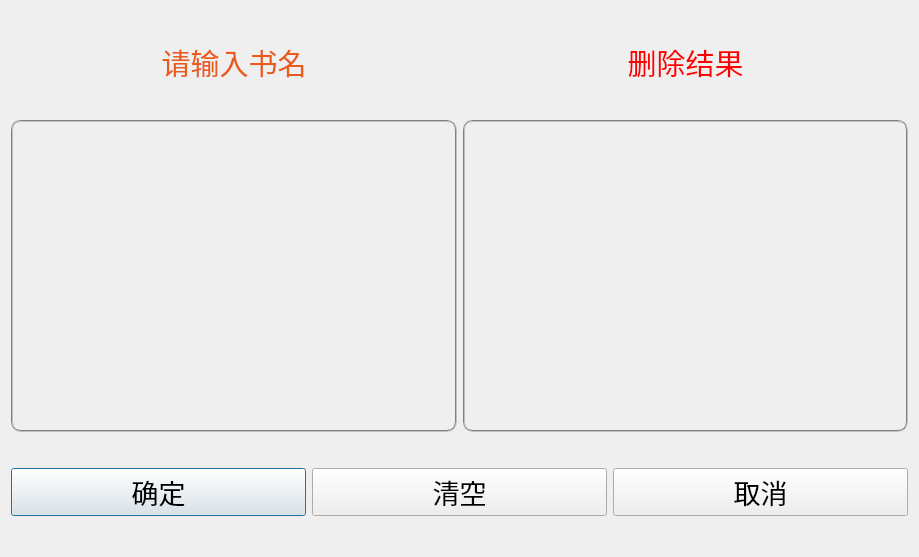
<?xml version="1.0" encoding="UTF-8"?>
<ui version="4.0">
 <class>deletedialog</class>
 <widget class="QDialog" name="deletedialog">
  <property name="geometry">
   <rect>
    <x>0</x>
    <y>0</y>
    <width>919</width>
    <height>557</height>
   </rect>
  </property>
  <property name="windowTitle">
   <string>删除</string>
  </property>
  <property name="windowIcon">
   <iconset resource="appico.qrc">
    <normaloff>:/btn.png</normaloff>:/btn.png</iconset>
  </property>
  <property name="styleSheet">
   <string notr="true">#deletedialog{border-image: url(:/新前缀/cb8065380cd79123b53fe4beae345982b3b78018.jpg);}</string>
  </property>
  <layout class="QVBoxLayout" name="verticalLayout_2">
   <item>
    <spacer name="verticalSpacer_3">
     <property name="orientation">
      <enum>Qt::Vertical</enum>
     </property>
     <property name="sizeType">
      <enum>QSizePolicy::Fixed</enum>
     </property>
     <property name="sizeHint" stdset="0">
      <size>
       <width>20</width>
       <height>30</height>
      </size>
     </property>
    </spacer>
   </item>
   <item>
    <layout class="QVBoxLayout" name="verticalLayout">
     <item>
      <layout class="QHBoxLayout" name="horizontalLayout_2">
       <item>
        <widget class="QLabel" name="label">
         <property name="text">
          <string>&lt;html&gt;&lt;head/&gt;&lt;body&gt;&lt;p align=&quot;center&quot;&gt;&lt;span style=&quot; font-size:22pt; color:#e85b1a;&quot;&gt;请输入书名&lt;/span&gt;&lt;/p&gt;&lt;/body&gt;&lt;/html&gt;</string>
         </property>
        </widget>
       </item>
       <item>
        <widget class="QLabel" name="label_3">
         <property name="text">
          <string>&lt;html&gt;&lt;head/&gt;&lt;body&gt;&lt;p align=&quot;center&quot;&gt;&lt;span style=&quot; font-size:22pt; color:#ff0000;&quot;&gt;删除结果&lt;/span&gt;&lt;/p&gt;&lt;/body&gt;&lt;/html&gt;</string>
         </property>
        </widget>
       </item>
      </layout>
     </item>
     <item>
      <spacer name="verticalSpacer">
       <property name="orientation">
        <enum>Qt::Vertical</enum>
       </property>
       <property name="sizeType">
        <enum>QSizePolicy::Fixed</enum>
       </property>
       <property name="sizeHint" stdset="0">
        <size>
         <width>20</width>
         <height>30</height>
        </size>
       </property>
      </spacer>
     </item>
     <item>
      <layout class="QHBoxLayout" name="horizontalLayout_3">
       <item>
        <widget class="QTextEdit" name="textEdit">
         <property name="font">
          <font>
           <family>等线</family>
           <pointsize>16</pointsize>
          </font>
         </property>
         <property name="styleSheet">
          <string notr="true">background:transparent;color:white;
border:2px groove gray;border-radius:10px;padding:2px 4px</string>
         </property>
        </widget>
       </item>
       <item>
        <widget class="QListView" name="resultline">
         <property name="font">
          <font>
           <family>等线</family>
           <pointsize>16</pointsize>
          </font>
         </property>
         <property name="styleSheet">
          <string notr="true">background:transparent;color:white;border:2px groove gray;border-radius:10px;padding:2px 4px</string>
         </property>
        </widget>
       </item>
      </layout>
     </item>
     <item>
      <spacer name="verticalSpacer_2">
       <property name="orientation">
        <enum>Qt::Vertical</enum>
       </property>
       <property name="sizeType">
        <enum>QSizePolicy::Fixed</enum>
       </property>
       <property name="sizeHint" stdset="0">
        <size>
         <width>20</width>
         <height>30</height>
        </size>
       </property>
      </spacer>
     </item>
     <item>
      <layout class="QHBoxLayout" name="horizontalLayout">
       <item>
        <widget class="QPushButton" name="pushButton">
         <property name="font">
          <font>
           <family>黑体</family>
           <pointsize>20</pointsize>
          </font>
         </property>
         <property name="styleSheet">
          <string notr="true">QPushButton#pushButton
{
border-color:white;
border-image: url(:/按钮.PNG);
}
QPushButton#pushButton:hover
{
color:white;
border-image: url(:/按钮.PNG);
}
QPushButton#pushButton:pressed
{
color:blue;
border-image: url(:/按钮.PNG);
border:transparent;
}</string>
         </property>
         <property name="text">
          <string>确定</string>
         </property>
        </widget>
       </item>
       <item>
        <widget class="QPushButton" name="pushButton_3">
         <property name="font">
          <font>
           <family>黑体</family>
           <pointsize>20</pointsize>
          </font>
         </property>
         <property name="styleSheet">
          <string notr="true">QPushButton#pushButton_3
{
border-color:white;
border-image: url(:/按钮.PNG);
}
QPushButton#pushButton_3:hover
{
color:white;
border-image: url(:/按钮.PNG);
}
QPushButton#pushButton_3:pressed
{
color:blue;
border-image: url(:/按钮.PNG);
border:transparent;
}</string>
         </property>
         <property name="text">
          <string>清空</string>
         </property>
        </widget>
       </item>
       <item>
        <widget class="QPushButton" name="pushButton_2">
         <property name="font">
          <font>
           <family>黑体</family>
           <pointsize>20</pointsize>
          </font>
         </property>
         <property name="styleSheet">
          <string notr="true">QPushButton#pushButton_2
{
border-color:white;
border-image: url(:/按钮.PNG);
}
QPushButton#pushButton_2:hover
{
color:white;
border-image: url(:/按钮.PNG);
}
QPushButton#pushButton_2:pressed
{
color:blue;
border-image: url(:/按钮.PNG);
border:transparent;
}</string>
         </property>
         <property name="text">
          <string>取消</string>
         </property>
        </widget>
       </item>
      </layout>
     </item>
    </layout>
   </item>
   <item>
    <spacer name="verticalSpacer_4">
     <property name="orientation">
      <enum>Qt::Vertical</enum>
     </property>
     <property name="sizeType">
      <enum>QSizePolicy::Fixed</enum>
     </property>
     <property name="sizeHint" stdset="0">
      <size>
       <width>20</width>
       <height>30</height>
      </size>
     </property>
    </spacer>
   </item>
  </layout>
 </widget>
 <resources>
  <include location="appico.qrc"/>
 </resources>
 <connections/>
</ui>
